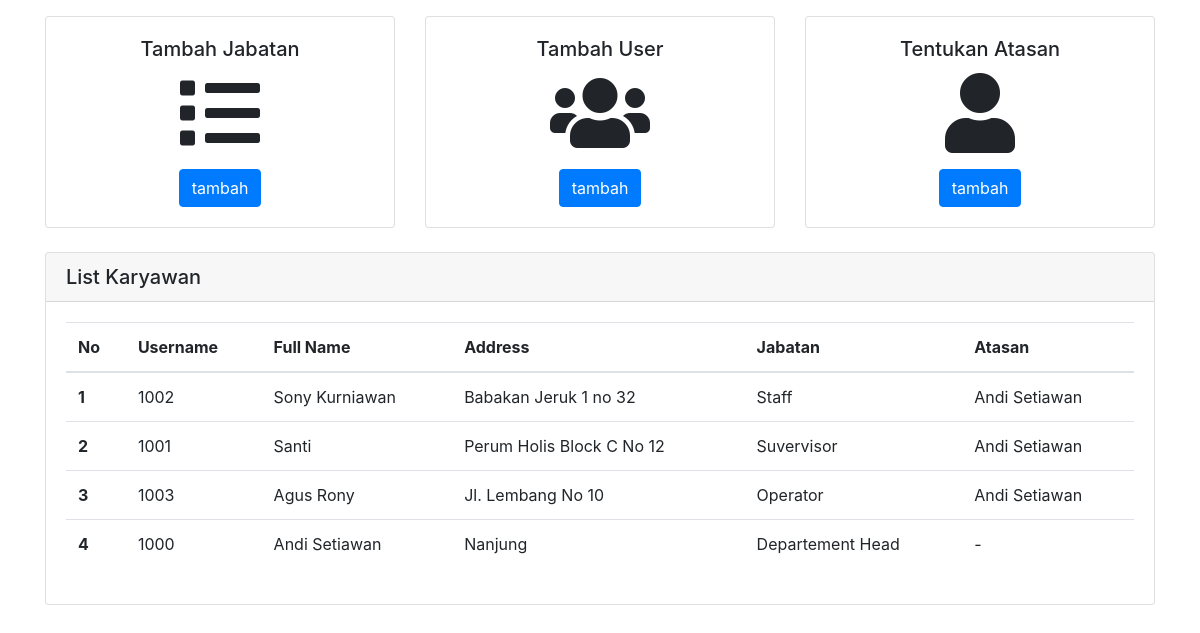
The page / on the database its author committed.
### tables this page shows
CREATE TABLE IF NOT EXISTS `tbuser` (
  `username` int(11) NOT NULL,
  `fullNameUser` varchar(255) NOT NULL,
  `genderUser` varchar(30) NOT NULL,
  `password` text NOT NULL,
  `addressUser` text NOT NULL,
  `idJabatan` int(11) NOT NULL,
  PRIMARY KEY (`username`)
);

CREATE TABLE IF NOT EXISTS `tbjabatan` (
  `idJabatan` int(11) NOT NULL AUTO_INCREMENT,
  `namaJabatan` varchar(100) NOT NULL,
  PRIMARY KEY (`idJabatan`)
);

### class/user.php (called while the page is built, shortened)
<?php
class User
{
    private $db;
    public function __construct($database)
    {
        $this->db = $database;
    }
    public function listKaryawan()
    {
        $result = $this->db->Prepare('
        SELECT  tbuser.username , tbuser.fullNameUser as fullname,tbuser.genderUser,tbuser.addressUser, bwh.fullNameUser as atasan , tbjabatan.namaJabatan
        FROM
         tbsuperior
        RIGHT JOIN tbuser ON tbsuperior.usernameBawahan = tbuser.username
        LEFT JOIN tbuser as bwh on bwh.username = tbsuperior.usernameSuperior
        JOIN tbjabatan on tbuser.idJabatan = tbjabatan.idJabatan
         ');
        $result->execute();
        $rows = $result->FetchAll(PDO::FETCH_ASSOC);
        return $rows;
    }
}

### index.php (the view, shortened to what this page needs)
<!DOCTYPE html>
<html lang="en">
<?php
require('class/user.php');
require('config/koneksi.php');
$usr = new User($db);
$listKrw = $usr->listKaryawan();
?>
<head>
    <link href="assets/css/bootstrap.css" type="text/css" rel="stylesheet">
    <link rel="stylesheet" href="https://pro.fontawesome.com/releases/v5.10.0/css/all.css" />
</head>
<body>
    <div class="container">
        <div class="row mt-3">
            <div class="col-md-4">
                <div class="card mb-3 widget-content">
                    <div class="card-body text-center">
                        <h5 class="card-title">Tambah Jabatan</h5>
                        <p class="card-text text-center">
                            <span><i class="fas fa-list fa-5x"></i></span>
                        </p>
                        <a href="view/jabatan/jabatan.php" class="btn btn-primary">tambah</a>
                    </div>
                </div>
            </div>
            <div class="col-md-4">
                <div class="card mb-3 widget-content">
                    <div class="card-body text-center">
                        <h5 class="card-title">Tambah User</h5>
                        <p class="card-text text-center">
                            <span><i class="fas fa-users fa-5x"></i>
                            </span>
                        </p>
                        <a href="javascript:void(0)" class="btn btn-primary btn-user-add">tambah</a>
                    </div>
                </div>
            </div>
            <div class="col-md-4  ">
                <div class="card mb-3 widget-content">
                    <div class="card-body text-center">
                        <h5 class="card-title">Tentukan Atasan</h5>
                        <p class="card-text text-center">
                            <span><i class="fas fa-user fa-5x"></i></span>
                        </p>
                        <a href="javascript:void(0)" class="btn btn-primary btn-user-atasan">tambah</a>
                    </div>
                </div>
            </div>
            <div class="col-md-12 mt-2">
                <div class="card ">
                    <h5 class="card-header">List Karyawan</h5>
                    <div class="card-body">
                        <table class="table">
                            <thead>
                                <tr>
                                    <th scope="col">No</th>
                                    <th scope="col">Username</th>
                                    <th scope="col">Full Name</th>
                                    <th scope="col">Address</th>
                                    <th scope="col">Jabatan</th>
                                    <th scope="col">Atasan</th>
                                </tr>
                            </thead>
                            <tbody>
                                <?php
                                $no = 1;
                                foreach ($listKrw as $krw) : ?>
                                    <tr>
                                        <th scope="row"><?= $no++; ?></th>
                                        <td><?= $krw['username']; ?></td>
                                        <td><?= $krw['fullname']; ?></td>
                                        <td><?= $krw['addressUser']; ?></td>
                                        <td><?= $krw['namaJabatan']; ?></td>
                                        <td><?= $krw['atasan'] == '' || null ? '-' : $krw['atasan']; ?></td>
                                    </tr>
                                <?php endforeach; ?>
                            </tbody>
                        </table>
                    </div>
                </div>
            </div>
        </div>
    </div>
</body>
</html>

### rows shown on the page
tbuser: username "1002", fullNameUser "Sony Kurniawan", addressUser "Babakan Jeruk 1 no 32", idJabatan.namaJabatan "Staff", tbuser.fullNameUser "Andi Setiawan"
tbuser: username "1001", fullNameUser "Santi", addressUser "Perum Holis Block C No 12", idJabatan.namaJabatan "Suvervisor", tbuser.fullNameUser "Andi Setiawan"
tbuser: username "1003", fullNameUser "Agus Rony", addressUser "Jl. Lembang No 10", idJabatan.namaJabatan "Operator", tbuser.fullNameUser "Andi Setiawan"
tbuser: username "1000", fullNameUser "Andi Setiawan", addressUser "Nanjung", idJabatan.namaJabatan "Departement Head"
